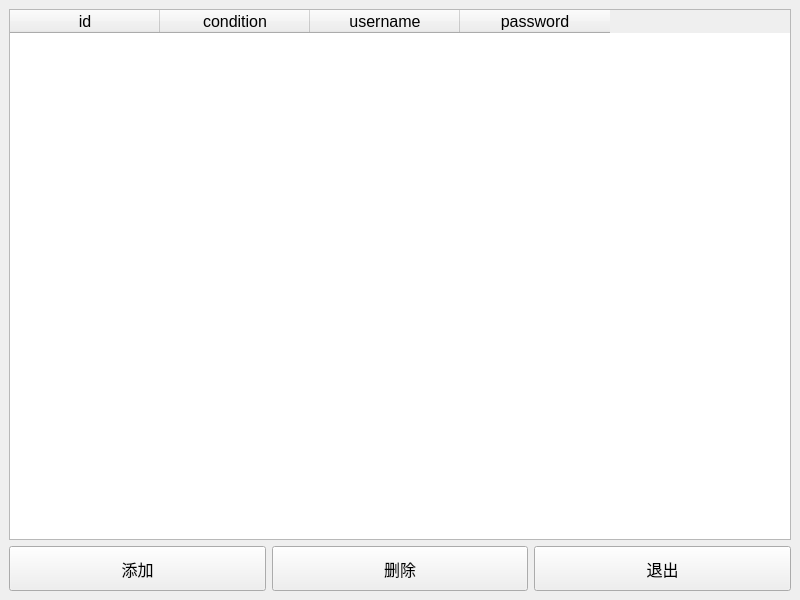
<?xml version="1.0" encoding="UTF-8"?>
<ui version="4.0">
 <class>MainWindow</class>
 <widget class="QMainWindow" name="MainWindow">
  <property name="geometry">
   <rect>
    <x>0</x>
    <y>0</y>
    <width>800</width>
    <height>600</height>
   </rect>
  </property>
  <property name="maximumSize">
   <size>
    <width>800</width>
    <height>600</height>
   </size>
  </property>
  <property name="windowTitle">
   <string>MainWindow</string>
  </property>
  <widget class="QWidget" name="centralwidget">
   <layout class="QGridLayout" name="gridLayout_2">
    <item row="1" column="0">
     <widget class="QPushButton" name="addBtn">
      <property name="minimumSize">
       <size>
        <width>0</width>
        <height>45</height>
       </size>
      </property>
      <property name="font">
       <font>
        <pointsize>12</pointsize>
       </font>
      </property>
      <property name="text">
       <string>添加</string>
      </property>
     </widget>
    </item>
    <item row="1" column="1">
     <widget class="QPushButton" name="delBtn">
      <property name="minimumSize">
       <size>
        <width>0</width>
        <height>45</height>
       </size>
      </property>
      <property name="font">
       <font>
        <pointsize>12</pointsize>
       </font>
      </property>
      <property name="text">
       <string>删除</string>
      </property>
     </widget>
    </item>
    <item row="1" column="2">
     <widget class="QPushButton" name="quitBtn">
      <property name="minimumSize">
       <size>
        <width>0</width>
        <height>45</height>
       </size>
      </property>
      <property name="font">
       <font>
        <pointsize>12</pointsize>
       </font>
      </property>
      <property name="text">
       <string>退出</string>
      </property>
     </widget>
    </item>
    <item row="0" column="0" colspan="3">
     <widget class="QTableWidget" name="tableWidget">
      <property name="font">
       <font>
        <pointsize>10</pointsize>
       </font>
      </property>
      <attribute name="horizontalHeaderVisible">
       <bool>true</bool>
      </attribute>
      <attribute name="horizontalHeaderMinimumSectionSize">
       <number>50</number>
      </attribute>
      <attribute name="horizontalHeaderDefaultSectionSize">
       <number>150</number>
      </attribute>
      <column>
       <property name="text">
        <string>id</string>
       </property>
       <property name="font">
        <font>
         <pointsize>12</pointsize>
        </font>
       </property>
       <property name="textAlignment">
        <set>AlignCenter</set>
       </property>
      </column>
      <column>
       <property name="text">
        <string>condition</string>
       </property>
       <property name="font">
        <font>
         <pointsize>12</pointsize>
        </font>
       </property>
       <property name="textAlignment">
        <set>AlignCenter</set>
       </property>
      </column>
      <column>
       <property name="text">
        <string>username</string>
       </property>
       <property name="font">
        <font>
         <pointsize>12</pointsize>
        </font>
       </property>
       <property name="textAlignment">
        <set>AlignCenter</set>
       </property>
      </column>
      <column>
       <property name="text">
        <string>password</string>
       </property>
       <property name="font">
        <font>
         <pointsize>12</pointsize>
        </font>
       </property>
       <property name="textAlignment">
        <set>AlignCenter</set>
       </property>
      </column>
     </widget>
    </item>
   </layout>
  </widget>
 </widget>
 <resources/>
 <connections/>
</ui>
